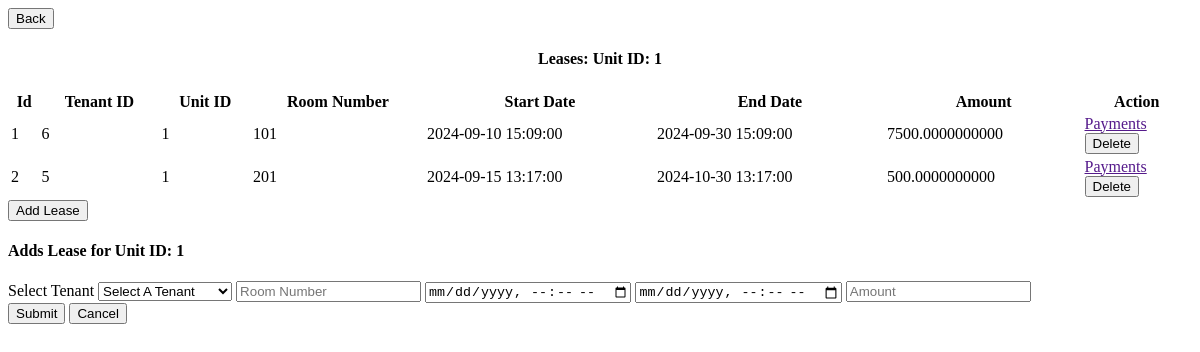
Page /landlord-unit-leases/1 on the earlier database version.
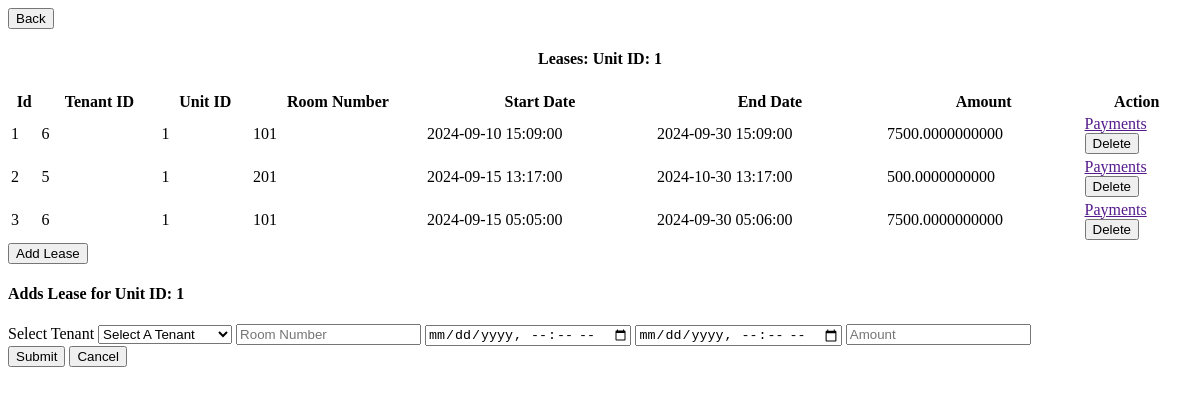
Same page on the later database version.
### models.py (models this page shows)
class Lease(Base):
    __tablename__ = 'leases'
    id = Column(Integer, primary_key=True, index=True)
    tenant_id = Column(Integer, ForeignKey('users.id'))
    unit_id = Column(Integer, ForeignKey('units.id'))
    room_number = Column(Integer, nullable=False)
    start_date = Column(DateTime)
    end_date = Column(DateTime)
    rent_amount = Column(Numeric)
    tenant = relationship('User', back_populates='leases')
    unit = relationship('Unit', back_populates='lease')
    reminders = relationship('PaymentReminder', back_populates='lease')
    confirmations = relationship('PaymentConfirmation', back_populates='lease')
    receipts = relationship('Receipt', back_populates='lease')
    created_at = Column(DateTime, default=datetime.datetime.utcnow)
    updated_at = Column(DateTime, default=datetime.datetime.utcnow, onupdate=datetime.datetime.utcnow)
    def to_dict(self):
        return {
            "id": self.id,
            "tenant_id": self.tenant_id,
            "unit_id": self.unit_id,
            "unit_room_number":self.room_number,
            "start_date": self.start_date.isoformat() if self.start_date else None,
            "end_date": self.end_date.isoformat() if self.end_date else None,
            "rent_amount": float(self.rent_amount) if self.rent_amount else None,
            "created_at": self.created_at.isoformat() if self.created_at else None,
            "updated_at": self.updated_at.isoformat() if self.updated_at else None,
            "reminders": [reminder.id for reminder in self.reminders],  # List of related reminder IDs
            "confirmations": [confirmation.id for confirmation in self.confirmations],  # List of related confirmation IDs
            "receipts": [receipt.id for receipt in self.receipts]  # List of related receipt IDs
        }

### new_server.py (the view)
@app.route('/landlord-unit-leases/<int:unit_id>')
def landlord_unit_leases(unit_id):
    unit = db_session.query(Unit).filter_by(id=unit_id).first()
    back_property_id = unit.property_id
    leases = db_session.query(Lease).filter_by(unit_id=unit_id).all()
    leases2 = db_session.query(Lease).filter_by(unit_id=unit_id).all()
    print(f"fetched lease for unit is {leases}")
    for lease in leases2:
        print(f"fetched lease dict is : {lease.to_dict()}")
    users = db_session.query(User).filter_by(user_type="Tenant").all()
    return render_template(
        'landlord_leases.html',
        leases=leases,
        users=users,  # Pass the users for the dropdown
        header_title="Leases",
        front_unit_id=unit_id,
        back_property_id=back_property_id
    )

### templates/landlord_leases.html (shortened to what this page needs)
<div class="back-container">
    <div class="button-container">
        <button class="button" hx-get="http://localhost:5000/admin-property-units/{{back_property_id}}"
            hx-target="#dashboard-container"
            hx-swap="innerHTML"
            onclick="activateDashboardContainer()">Back
        </button>
    </div>
</div>
<h4 style="text-align: center;" id="value_header">{{header_title}}: Unit ID: {{front_unit_id}}</h4>
<table id="example" class="display" style="width:100%">
    <thead>
        <tr>
            <th>Id</th>
            <th>Tenant ID</th>
            <th>Unit ID</th>
            <th>Room Number</th>
            <th>Start Date</th>
            <th>End Date</th>
            <th>Amount</th>
            <th>Action</th>
        </tr>
    </thead>
    <tbody>
        {% for lease in leases %}
        <tr id="lease-{{lease.id}}">
            <td>{{lease.id}}</td>
            <td>{{lease.tenant_id}}</td>
            <td>{{lease.unit_id}}</td>
            <td>{{lease.room_number}}</td>
            <td>{{lease.start_date}}</td>
            <td>{{lease.end_date}}</td>
            <td>{{lease.rent_amount}}</td>
            <td>
                <div class="table-button-container">
                    <a href="" class="table-button" hx-get="http://localhost:5000/admin-lease-payments/{{lease.id}}/{{lease.tenant_id}}"
                        hx-target="#dashboard-container"
                        hx-swap="innerHTML"
                        onclick="activateDashboardContainer()">Payments
                    </a>
                </div>
                <div class="table-button-container">
                    <button class="table-button" onclick="deleteLease('{{ lease.id }}')">Delete</button>
                </div>
            </td>
        </tr>
        {% endfor %}
    </tbody>
</table>
<div class="back-container">
    <div class="button-container">
        <button class="button" onclick="loadAddLeaseFormModal()">Add Lease</button>
    </div>
</div>
<div id="add_lease_modal" class="modal">
    <div class="modal-content">
        <div class="form-square" id="form-holder">
            <form id="add-lease-form" class="right-square">
                <h4 id="header_with_unit_id">Adds Lease for Unit ID: {{front_unit_id}}</h4>
                <label for="tenant_id">Select Tenant</label>
                <select id="tenant_id" name="tenant_id" required>
                    <option value="" disabled selected>Select A Tenant</option>
                </select>
                <input type="text" id="room_number" name="room_number" placeholder="Room Number" required>
                <input type="datetime-local" id="start_date" name="start_date" required>
                <input type="datetime-local" id="end_date" name="end_date" required>
                <input type="number" id="rent_amount" name="rent_amount" placeholder="Amount" required>
                <div class="button-container">
                    <button class="button" id="confirmLeaseButton" type="submit">Submit</button>
                    <button class="button" id="cancelLeaseButton" type="button">Cancel</button>
                </div>
            </form>
        </div>
    </div>
</div>

Differences in the rows shown:
added Lease: id "3", tenant_id "6", unit_id "1", room_number "101", start_date "2024-09-15 05:05:00", end_date "2024-09-30 05:06:00", rent_amount "7500.0000000000"
